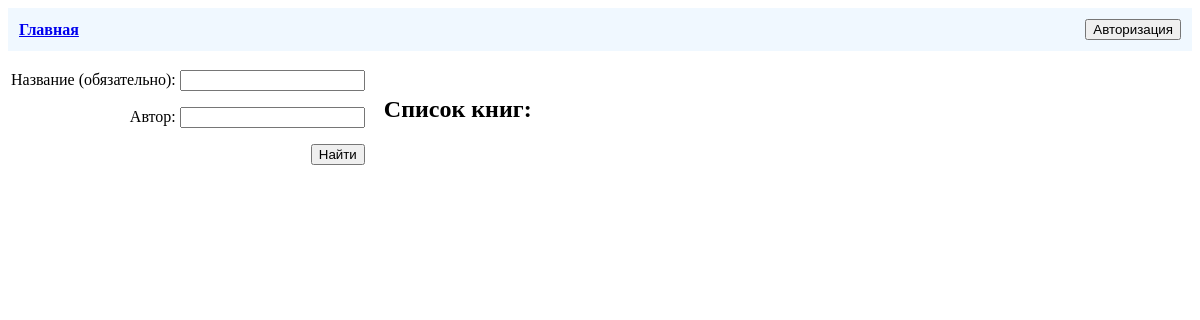
/, run on an earlier commit of the app's database.
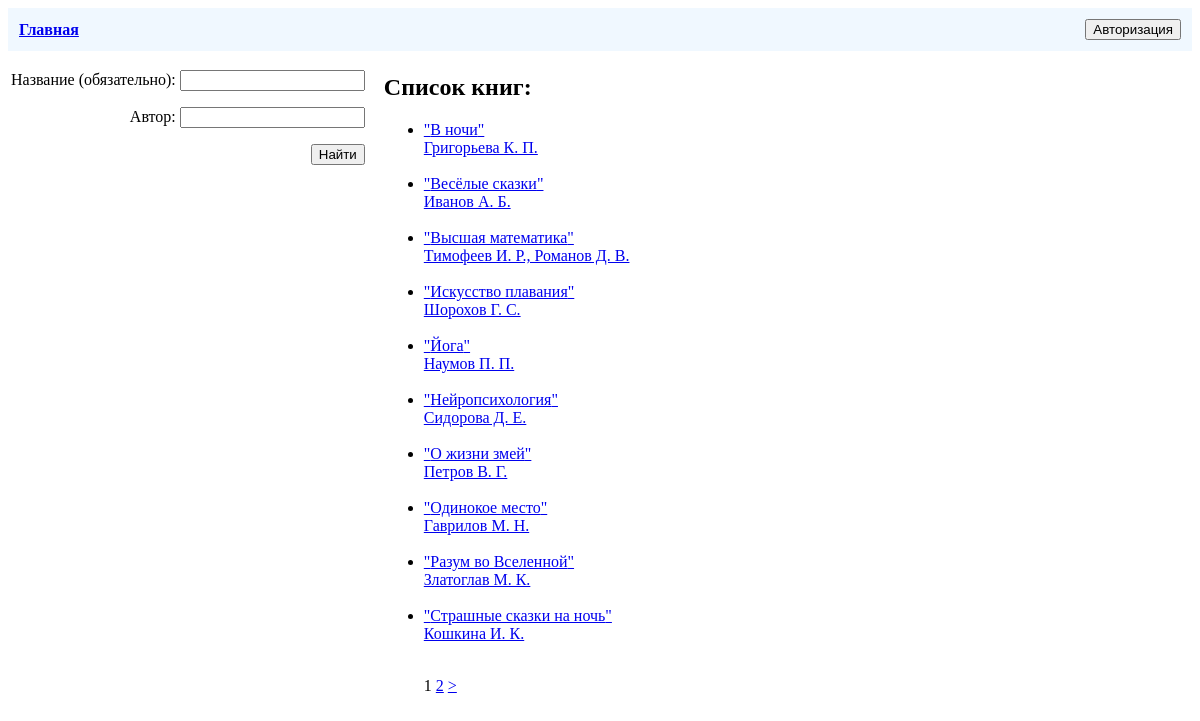
And on a later commit of the database.
### biblio/models.py (models this page shows, shortened)
class ListBooks(models.Model):
    title = models.CharField(max_length=100, verbose_name='Заголовок')
    author = models.CharField(max_length=60, verbose_name='Автор')
    year = models.IntegerField(validators=[MaxValueValidator(datetime.date.today().year)], verbose_name='Год издания')
    publisher = models.CharField(max_length=50, verbose_name='Издательство')
    edition = models.PositiveIntegerField(default=1, verbose_name='Номер издания')
    additionally = models.TextField(max_length=1000, blank=True, verbose_name='Дополнительно')
    cover = models.ImageField(upload_to="covers/%Y/", blank=True, verbose_name='Обложка')
    class Meta:
        verbose_name = "Книга"
        verbose_name_plural = "Книги"
        ordering = ['title']

### biblio/views.py (the view)
# urls.py: path('', views.ListBooksPage.as_view(), name='home'),
class ListBooksPage(ListView):
    model = ListBooks
    paginate_by = 10
    def get_context_data(self, **kwargs):
        context = super().get_context_data(**kwargs)
        if self.request.GET:
            self.form = FindBook(self.request.GET)
        else:
            self.form = FindBook()
        context['form'] = self.form
        context['find_title'] = self.request.GET.get('title', 0)
        context['find_author'] = self.request.GET.get('author', 0)
        return context

### biblio/forms.py
class FindBook(forms.Form):
    title = forms.CharField(max_length=100, label='Название (обязательно)', required=False)
    author = forms.CharField(max_length=60, label='Автор', required=False)

### biblio/templates/biblio/listbooks_list.html (shortened to what this page needs)
{% extends 'base.html' %}
{% block content %}
  <table><tr>
    <td class="panel-left">
      <form action="">
        {{ form.as_p }}
        <button type="submit">Найти</button>
      </form>
    </td>
    <td>
      <h2>Список книг:</h2>
      {% if find_title %}
        <ul>
          {% for i in object_list %}
            {% if find_title.lower in i.title.lower %}
              {% if find_author.lower in i.author.lower %}
                <li><a href="{% url 'detail' i.id %}">"{{ i.title }}"<br />{{ i.author }}</a>
                  {% if i.distribution %} (нет в наличии) {% endif %}
                </li>
                <br />
              {% endif %}
            {% endif %}
          {% endfor %}
        </ul>
      {% else %}
        <ul>
          {% for i in object_list %}
            <li><a href="{% url 'detail' i.id %}">"{{ i.title }}"<br />{{ i.author }}</a>
            </li>
            <br />
          {% endfor %}
        </ul>
        {% if page_obj.has_other_pages %}
          <nav>
            <ul>
              {% for i in paginator.page_range %}
                {% if page_obj.number == i %}
                  <l>{{ i }}</l>
                {% elif i >= page_obj.number|add:-1 and i <= page_obj.number|add:1 %}
                  <l><a href="?page={{ i }}">{{ i }}</a></l>
                {% endif %}
              {% endfor %}
              {% if page_obj.has_next %}
                <l><a href="?page={{ page_obj.next_page_number }}">&gt;</a></l>
              {% endif %}
            </ul>
          </nav>
        {% endif %}
      {% endif %}
    </td>
  </tr></table>
{% endblock %}

### templates/base.html (shortened to what this page needs)
{% load static %}
<!DOCTYPE html>
<head>
	<link href="{% static 'biblio/styles.css' %}" rel="stylesheet" />
  <link href="{% static 'users/styles.css' %}" rel="stylesheet" />
</head>
<body>
	<header><table class="table-header"><tr>
    <td>
      <b><a href="{% url 'home' %}">Главная</a></b>
    </td>
    <td>{% block authorization %}
      {% if user and user.is_active %}
        <form method="post" action="{% url 'users:logout' %}" style="text-align: right;">
          {% csrf_token %}
          <div>
            <b>Здравствуйте, {{ user.username }}</b> | <button type="submit">Выйти</button>
          </div>
        </form>
      {% else %}
        <form action="{% url 'users:login' %}" style="text-align: right;">
          <div><button type="submit">Авторизация</button></div>
        </form>
      {% endif %}
    {% endblock %}</td>
  </tr></table></header>
	<main>
		{% block content %}{% endblock %}
  </main>
</body>
</html>

### biblio/static/biblio/styles.css (style rules this page uses)
.panel-left { vertical-align: top; padding-right: 1rem; text-align: right; }

### users/static/users/styles.css (style rules this page uses)
.table-header { width: 100%; background-color:aliceblue; padding: 0.5rem; }

What changed in the data, as far as the page shows it:
added ListBooks: title "В ночи", author "Григорьева К. П."
added ListBooks: title "Весёлые сказки", author "Иванов А. Б."
added ListBooks: title "Высшая математика", author "Тимофеев И. Р., Романов Д. В."
added ListBooks: title "Искусство плавания", author "Шорохов Г. С."
added ListBooks: title "Йога", author "Наумов П. П."
added ListBooks: title "Нейропсихология", author "Сидорова Д. Е."
added ListBooks: title "О жизни змей", author "Петров В. Г."
added ListBooks: title "Одинокое место", author "Гаврилов М. Н."
added ListBooks: title "Разум во Вселенной", author "Златоглав М. К."
added ListBooks: title "Страшные сказки на ночь", author "Кошкина И. К."
Also different on the page:
new list line: "1"
new list line: "2"
